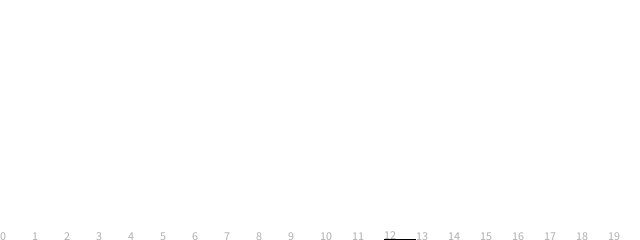
Frame 1 (no input)
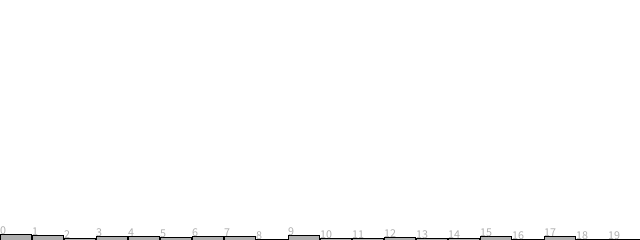
Frame 60 (the mouse pressed at the canvas centre just before this capture)
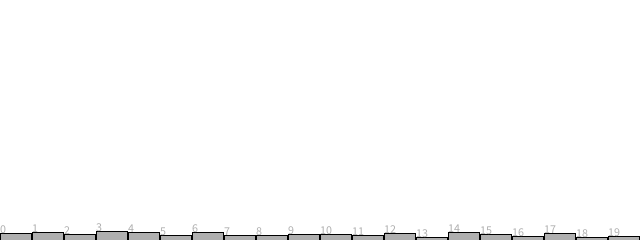
Frame 120 (the mouse held since frame 60 and released just before this capture)

The Processing sketch that drew these frames (run headless with seeded random() and noise(); from frame 60 on, the mouse is pressed at the canvas centre):

// Processing sketch: intro_03_random_distribution
// ── intro_03_random_distribution.pde
// An array to keep track of how often random numbers are picked.
int[] randomCounts;

void setup() {
  size(640, 240);
  randomCounts = new int[20];
}

void draw() {
  background(255);

  // Pick a random number and increase the count.
  int index = int(random(randomCounts.length));
  randomCounts[index]++;

  stroke(0);
  fill(175);
  int w = width/randomCounts.length;
  // Graphing the results.
  for (int x = 0; x < randomCounts.length; x++) {
    // x-coordinate (left)
    int a = x*w;
    // y-coordinate (top)
    int b = height-randomCounts[x];
    // width
    int c = w-1;
    // height
    int d = randomCounts[x];

    rect(a, b, c, d);
    text(x, a, b);
  }
}
